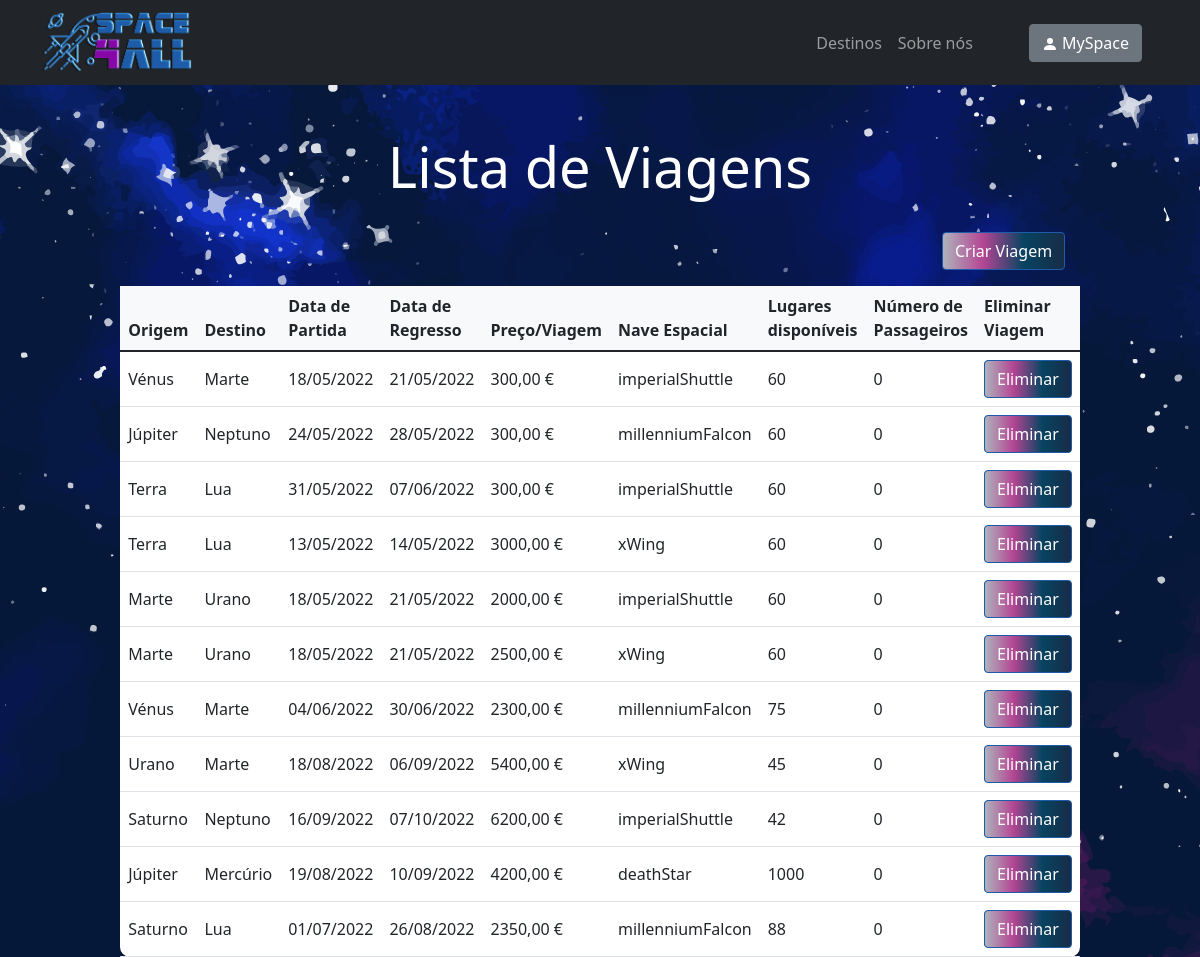
The page /trip-list on the database as committed earlier.
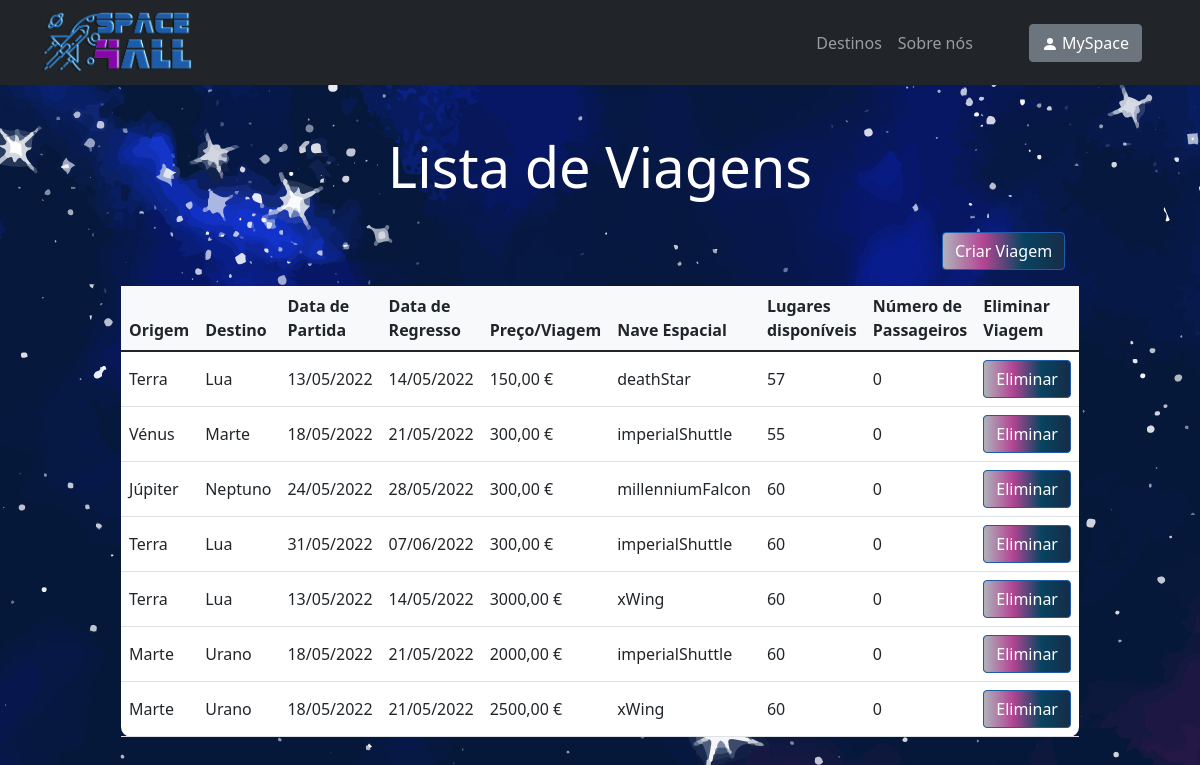
The same page on the database as committed later.
### space_trip/models.py (models this page shows)
class Trip(models.Model):
 origin = models.CharField(max_length=50)
 destination = models.CharField(max_length=50)
 departure_date = models.DateTimeField('departure_date')
 return_date = models.DateTimeField('return_date')
 price = models.IntegerField(default=600)
 spaceship = models.CharField(max_length=50)
 available_seats = models.IntegerField(default=60)
 number_of_passengers = models.IntegerField(default=0)

### space_trip/views.py (the view)
# urls.py: path("trip-list", views.tripList, name="trip-list"),
def tripList(request):
    trip_list = Trip.objects.all()
    return render(request, 'space_trip/trip-list.html', {'trip_list': trip_list})

### space_trip/templates/space_trip/trip-list.html (shortened to what this page needs)
{% extends "./index.html" %}
{% load static %}
{% block body %}
<div>
      <br><br>
       <h1 style="color: white; text-align: center;" class="glow display-4">Lista de Viagens</h1>
      <br>
      <a href="{% url 'space_trip:trip-management' %}"><button class="btn btn-primary btn-block fa-lg gradient-custom-2 mb-3" style="position: relative; left: 78.5%">Criar Viagem</button></a>
      <br>
      {% if trip_list %}
          <table class="table align-middle mb-0 bg-white w-75" style="border-radius: 10px; margin-left: auto; margin-right: auto;">
            <thead class="bg-light">
              <tr>
                <th>Origem</th>
                <th>Destino</th>
                <th>Data de Partida</th>
                <th>Data de Regresso</th>
                <th>Preço/Viagem</th>
                <th>Nave Espacial</th>
                <th>Lugares disponíveis</th>
                <th>Número de Passageiros</th>
                <th>Eliminar Viagem</th>
              </tr>
            </thead>
            <tbody>
            {% for trip in trip_list %}
                  <tr>
                    <td>
                        {{ trip.origin }}
                    </td>
                    <td>
                        {{ trip.destination }}
                    </td>
                    <td>
                        {{ trip.departure_date|date:"d/m/Y" }}
                    </td>
                    <td>
                        {{ trip.return_date|date:"d/m/Y" }}
                    </td>
                    <td>
                        {{ trip.price }},00 €
                    </td>
                    <td>
                        {{ trip.spaceship }}
                    </td>
                    <td>
                        {{ trip.available_seats }}
                    </td>
                    <td>
                        {{ trip.number_of_passengers }}
                    </td>
                    <td>
                        <form action="{% url 'space_trip:deleteTrip' trip.id %}" method="get" onSubmit="return confirm('Tem a certeza de que deseja eliminar a viagem?')">
                            <input class="btn btn-primary btn-block fa-lg gradient-custom-2" type="submit" value="Eliminar" />
                        </form>
                    </td>
                  </tr>
                {% endfor %}
            </tbody>
          </table>
    {% else %}
        <h1 style="color: white; text-align: center;" class="glow display-4">Não existem viagens disponíveis</h1>
    {% endif %}
</div>
{% endblock %}

Rows that differ between the two databases and show on the page:
removed Trip: origin "Vénus", destination "Marte", departure_date "04/06/2022", return_date "30/06/2022", price "2300", spaceship "millenniumFalcon", available_seats "75", number_of_passengers "0"
removed Trip: origin "Urano", destination "Marte", departure_date "18/08/2022", return_date "06/09/2022", price "5400", spaceship "xWing", available_seats "45", number_of_passengers "0"
removed Trip: origin "Saturno", destination "Neptuno", departure_date "16/09/2022", return_date "07/10/2022", price "6200", spaceship "imperialShuttle", available_seats "42", number_of_passengers "0"
removed Trip: origin "Júpiter", destination "Mercúrio", departure_date "19/08/2022", return_date "10/09/2022", price "4200", spaceship "deathStar", available_seats "1000", number_of_passengers "0"
removed Trip: origin "Saturno", destination "Lua", departure_date "01/07/2022", return_date "26/08/2022", price "2350", spaceship "millenniumFalcon", available_seats "88", number_of_passengers "0"
added Trip: origin "Terra", destination "Lua", departure_date "13/05/2022", return_date "14/05/2022", price "150", spaceship "deathStar", available_seats "57", number_of_passengers "0"
changed Trip "Vénus": available_seats "60" → "55"
